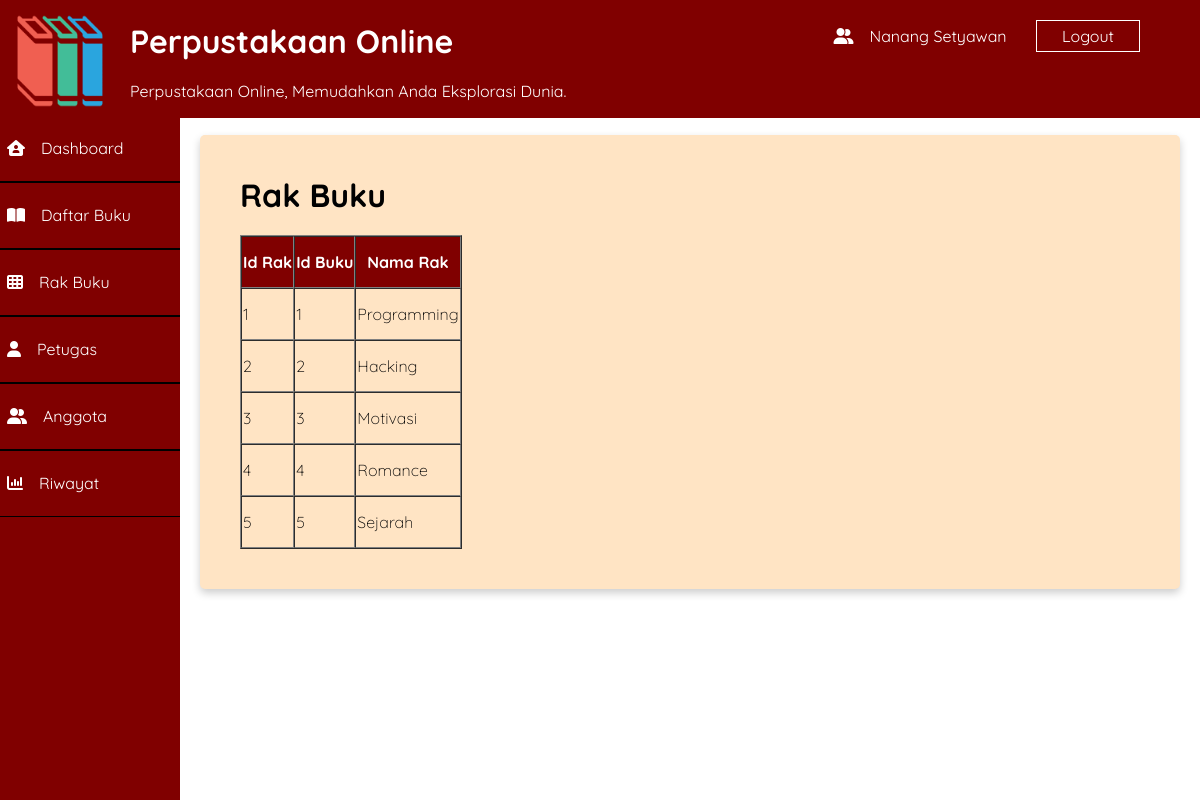
Screenshot of /index.php?page=rak (signed in) with the database file from the repository.
### tables this page shows
CREATE TABLE `rak` (
  `id_rak` int(10) NOT NULL,
  `id_buku` int(11) NOT NULL,
  `nama_rak` varchar(50) NOT NULL
);

### buku/rak.php (the view)
<?php
$query = "SELECT * FROM rak";
$result = mysqli_query($connect, $query);
?>
<div class="card">
    <h1 align="left">Rak Buku</h1>
    <table border="1" cellspacing="0">
        <tr>
            <th>Id Rak</th>
            <th>Id Buku</th>
            <th>Nama Rak</th>
        </tr>
        <?php while ($row = mysqli_fetch_assoc($result)) { ?>
        <tr>
            <td><?= $row['id_rak']; ?></td>
            <td><?= $row['id_buku']; ?></td>
            <td><?= $row['nama_rak']; ?></td>
        </tr>
        <?php } ?>
    </table>
</div>

### style.css (style rules this page uses)
* { box-sizing: border-box; }
body { font-family: 'Quicksand', sans-serif; padding: 0; margin: 0; }
th { background-color: maroon; color: white; }
td { color: black; font-weight: 100; }
.card { box-shadow: 0 4px 8px 0 rgba(0, 0, 0, 0.2); border-radius: 5px; margin: 20px; padding: 20px; background-color: bisque; }
.card p, h1 { margin: 20px; }
table { line-height: 48px; margin: 20px; }
th { text-align: center; }

### rows the page displays
rak: id_rak "1", id_buku "1", nama_rak "Programming"
rak: id_rak "2", id_buku "2", nama_rak "Hacking"
rak: id_rak "3", id_buku "3", nama_rak "Motivasi"
rak: id_rak "4", id_buku "4", nama_rak "Romance"
rak: id_rak "5", id_buku "5", nama_rak "Sejarah"

### other values shown
$_SESSION['nama'] "Nanang Setyawan"
